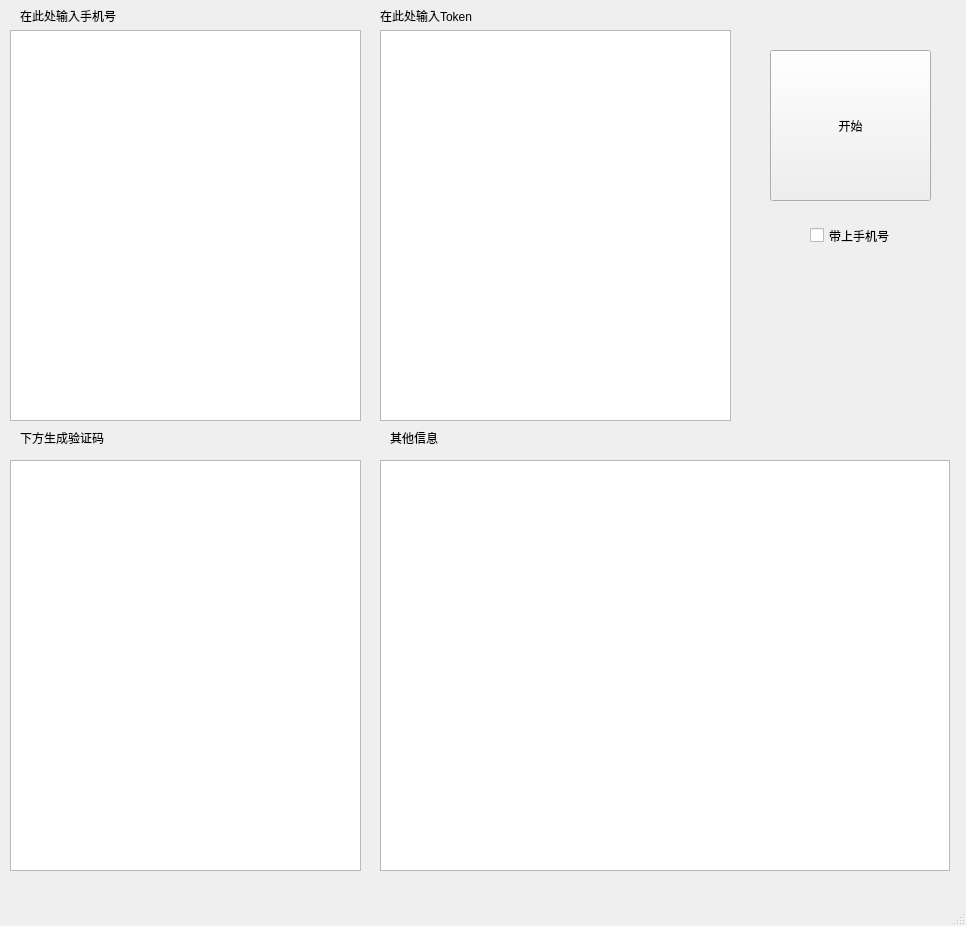
<?xml version="1.0" encoding="UTF-8"?>
<ui version="4.0">
 <class>MainWindow</class>
 <widget class="QMainWindow" name="MainWindow">
  <property name="enabled">
   <bool>true</bool>
  </property>
  <property name="geometry">
   <rect>
    <x>0</x>
    <y>0</y>
    <width>966</width>
    <height>926</height>
   </rect>
  </property>
  <property name="mouseTracking">
   <bool>false</bool>
  </property>
  <property name="windowTitle">
   <string>获取验证码工具</string>
  </property>
  <property name="autoFillBackground">
   <bool>false</bool>
  </property>
  <property name="unifiedTitleAndToolBarOnMac">
   <bool>false</bool>
  </property>
  <widget class="QWidget" name="centralwidget">
   <widget class="QPlainTextEdit" name="ptePhoneList">
    <property name="geometry">
     <rect>
      <x>10</x>
      <y>30</y>
      <width>351</width>
      <height>391</height>
     </rect>
    </property>
   </widget>
   <widget class="QTextEdit" name="teResult">
    <property name="geometry">
     <rect>
      <x>10</x>
      <y>460</y>
      <width>351</width>
      <height>411</height>
     </rect>
    </property>
    <property name="readOnly">
     <bool>true</bool>
    </property>
   </widget>
   <widget class="QPlainTextEdit" name="pteTokenList">
    <property name="geometry">
     <rect>
      <x>380</x>
      <y>30</y>
      <width>351</width>
      <height>391</height>
     </rect>
    </property>
   </widget>
   <widget class="QLabel" name="label">
    <property name="geometry">
     <rect>
      <x>20</x>
      <y>0</y>
      <width>241</width>
      <height>31</height>
     </rect>
    </property>
    <property name="text">
     <string>在此处输入手机号</string>
    </property>
   </widget>
   <widget class="QLabel" name="label_2">
    <property name="geometry">
     <rect>
      <x>380</x>
      <y>0</y>
      <width>241</width>
      <height>31</height>
     </rect>
    </property>
    <property name="text">
     <string>在此处输入Token</string>
    </property>
   </widget>
   <widget class="QLabel" name="label_3">
    <property name="geometry">
     <rect>
      <x>20</x>
      <y>430</y>
      <width>181</width>
      <height>16</height>
     </rect>
    </property>
    <property name="text">
     <string>下方生成验证码</string>
    </property>
   </widget>
   <widget class="QPushButton" name="pbStartGetCode">
    <property name="geometry">
     <rect>
      <x>770</x>
      <y>50</y>
      <width>161</width>
      <height>151</height>
     </rect>
    </property>
    <property name="text">
     <string>开始</string>
    </property>
   </widget>
   <widget class="QCheckBox" name="cbWithPhone">
    <property name="geometry">
     <rect>
      <x>810</x>
      <y>220</y>
      <width>101</width>
      <height>31</height>
     </rect>
    </property>
    <property name="text">
     <string>带上手机号</string>
    </property>
   </widget>
   <widget class="QTextEdit" name="teOther">
    <property name="geometry">
     <rect>
      <x>380</x>
      <y>460</y>
      <width>570</width>
      <height>411</height>
     </rect>
    </property>
    <property name="readOnly">
     <bool>true</bool>
    </property>
   </widget>
   <widget class="QLabel" name="label_4">
    <property name="geometry">
     <rect>
      <x>390</x>
      <y>430</y>
      <width>181</width>
      <height>16</height>
     </rect>
    </property>
    <property name="text">
     <string>其他信息</string>
    </property>
   </widget>
   <zorder>teResult</zorder>
   <zorder>label</zorder>
   <zorder>ptePhoneList</zorder>
   <zorder>label_2</zorder>
   <zorder>pteTokenList</zorder>
   <zorder>label_3</zorder>
   <zorder>pbStartGetCode</zorder>
   <zorder>cbWithPhone</zorder>
   <zorder>teOther</zorder>
   <zorder>label_4</zorder>
  </widget>
  <widget class="QMenuBar" name="menubar">
   <property name="geometry">
    <rect>
     <x>0</x>
     <y>0</y>
     <width>966</width>
     <height>23</height>
    </rect>
   </property>
  </widget>
  <widget class="QStatusBar" name="statusbar"/>
 </widget>
 <resources/>
 <connections/>
</ui>
